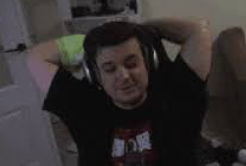
#> input picture preview/assets/tabs/src/economy-scene.png, 246 x 166 px
$ python make_economy_tab.py
#> lines starting #> are read from the running program, lines starting #| are printed output that depends on the picture
#!/usr/bin/env python3
"""
Economy tab composite: the three golden faces lifted off their black field and set over the supplied
room photograph.

The faces are the only saturated thing in their frame — the smoke behind them is grey — so the cut is
made on saturation, not brightness, and the smoke is left behind instead of being carried over as a grey
cloud. Their own dark crevices are gold-tinted, so they survive the same test and the faces stay solid.

The background is small: 246×166. It is upscaled hard and left soft on purpose rather than being
sharpened into halo artefacts — at the size the tab shows it, through a mask and at 70 % opacity, it
reads as a dim room behind the faces.

    /path/to/python tools/make_economy_tab.py
"""

from pathlib import Path

from PIL import Image, ImageChops, ImageEnhance, ImageFilter

ROOT = Path(__file__).resolve().parent.parent
TABS = ROOT / 'preview' / 'assets' / 'tabs'
SRC = TABS / 'src'
OUT = TABS / 'economy.jpg'

W, H = 1920, 1080
TARGET_W = 1150
CENTRE = (int(W * 0.52), int(H * 0.40))


def fill_holes(mask):
    """Anything the silhouette encloses is part of it — gold is not uniformly saturated: its speculars
    are near-white and its deepest shadows are dark bronze, and both would otherwise come out as holes
    with the photograph showing through the faces."""
    w, h = mask.size
    q = 4
    small = mask.resize((w // q, h // q), Image.BILINEAR).point(lambda v: 255 if v > 128 else 0)
    sw, sh = small.size
    px = small.load()
    outside = Image.new('L', (sw, sh), 0)
    opx = outside.load()
    stack = [(x, 0) for x in range(sw)] + [(x, sh - 1) for x in range(sw)]
    stack += [(0, y) for y in range(sh)] + [(sw - 1, y) for y in range(sh)]
    while stack:
        sx, sy = stack.pop()
        if sx < 0 or sy < 0 or sx >= sw or sy >= sh or px[sx, sy] == 255 or opx[sx, sy] == 255:
            continue
        opx[sx, sy] = 255
        stack += [(sx + 1, sy), (sx - 1, sy), (sx, sy + 1), (sx, sy - 1)]
    holes = ImageChops.invert(ImageChops.lighter(outside, small))
    holes = holes.filter(ImageFilter.GaussianBlur(1)).resize((w, h), Image.BILINEAR)
    return ImageChops.lighter(mask, holes)


def keyed_faces():
    img = Image.open(SRC / 'economy-faces.png').convert('RGB')
    r, g, b = img.split()
    top = ImageChops.lighter(ImageChops.lighter(r, g), b)
    low = ImageChops.darker(ImageChops.darker(r, g), b)
    sat = ImageChops.subtract(top, low)                       # 0 for the grey smoke and the black field

    # gold *or* bright: a polished face throws white speculars that carry almost no saturation at all,
    # and cutting on colour alone leaves them as holes
    gold = sat.point(lambda v: 255 if v > 22 else 0)
    bright = img.convert('L').point(lambda v: 255 if v > 68 else 0)
    mask = ImageChops.lighter(gold, bright)
    mask = mask.filter(ImageFilter.MinFilter(9)).filter(ImageFilter.MaxFilter(9))   # drop the speckles
    mask = fill_holes(mask)
    mask = mask.filter(ImageFilter.MaxFilter(7)).filter(ImageFilter.MinFilter(7))    # close the rim
    mask = mask.filter(ImageFilter.GaussianBlur(1.3))

    out = img.convert('RGBA')
    out.putalpha(mask)
    return out.crop(mask.getbbox())


def scene():
    img = Image.open(SRC / 'economy-scene.png').convert('RGB')
#> img is the input picture: PIL image 246x166 RGB; mean R, G, B 52.6, 48.1, 47.9
    # 246×166 is far from 16:9: match the width, then keep the upper part of the frame so the head sits
    # where it should rather than sliding into the middle band
    k = W / img.width
#> k = 7.8
    img = img.resize((W, int(img.height * k)), Image.LANCZOS)
#> img: PIL image 1920x1295 RGB
    top = int((img.height - H) * 0.35) if img.height > H else 0
#> top = 75
    img = img.crop((0, top, W, top + H))
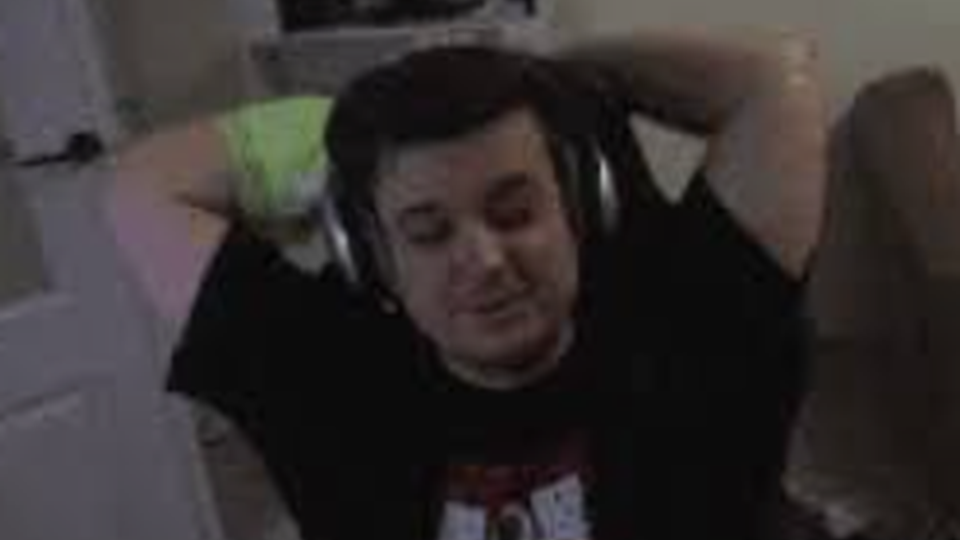
#> img: PIL image 1920x1080 RGB (shown at 1/2 size); mean R, G, B 52.1, 47.3, 47
    img = img.filter(ImageFilter.GaussianBlur(0.6))
    return ImageEnhance.Brightness(img).enhance(0.9)


def build():
    bg = scene()
    art = keyed_faces()
    k = TARGET_W / art.width
    art = art.resize((TARGET_W, int(art.height * k)), Image.LANCZOS)
    x = CENTRE[0] - art.width // 2
    y = CENTRE[1] - art.height // 2

    glow = Image.new('L', (W, H), 0)
    glow.paste(art.split()[3], (x, y))
    glow = glow.filter(ImageFilter.GaussianBlur(120)).point(lambda v: int(v * 0.40))
    gold = Image.new('RGB', (W, H), (150, 108, 40))
    bg = ImageChops.screen(bg, Image.composite(gold, Image.new('RGB', (W, H), (0, 0, 0)), glow))

    frame = bg.convert('RGBA')
    frame.alpha_composite(art, (x, y))
    return frame.convert('RGB')


def main():
    img = build()
    img.save(OUT, quality=92, optimize=True)
    print(f'{OUT} {img.size} {OUT.stat().st_size // 1024} KB')


if __name__ == '__main__':
#> (the run stopped early here; a loop or call above may not have finished)

$ run again, with preview/assets/tabs/flasks.jpg saved as preview/assets/tabs/src/economy-scene.png
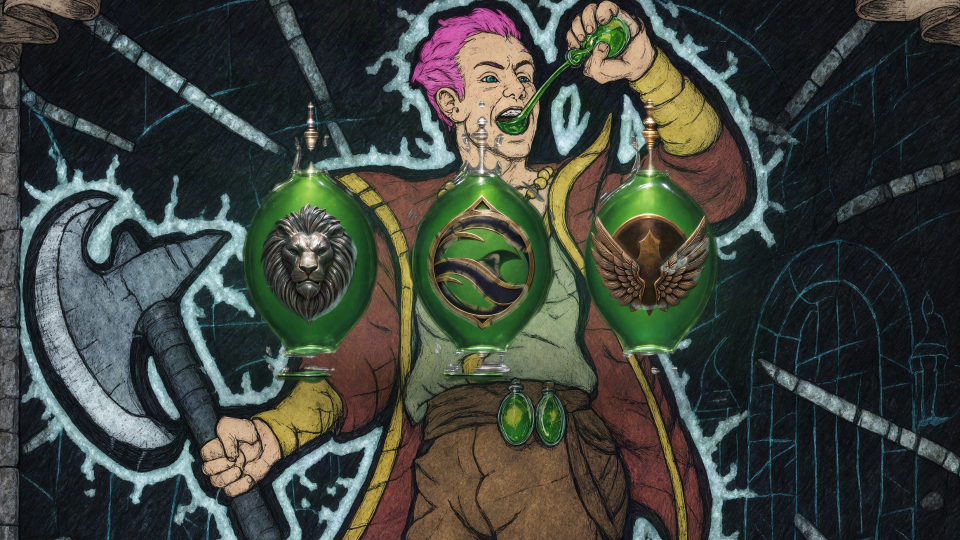
#> input picture preview/assets/tabs/flasks.jpg, 1920 x 1080 px (shown at 1/2 size)
#> in scene, img is the input picture: PIL image 1920x1080 RGB; mean R, G, B 64, 68.9, 62.4
#> in scene, `return ImageEnhance.Brightness(img).enhance(0.9)`:
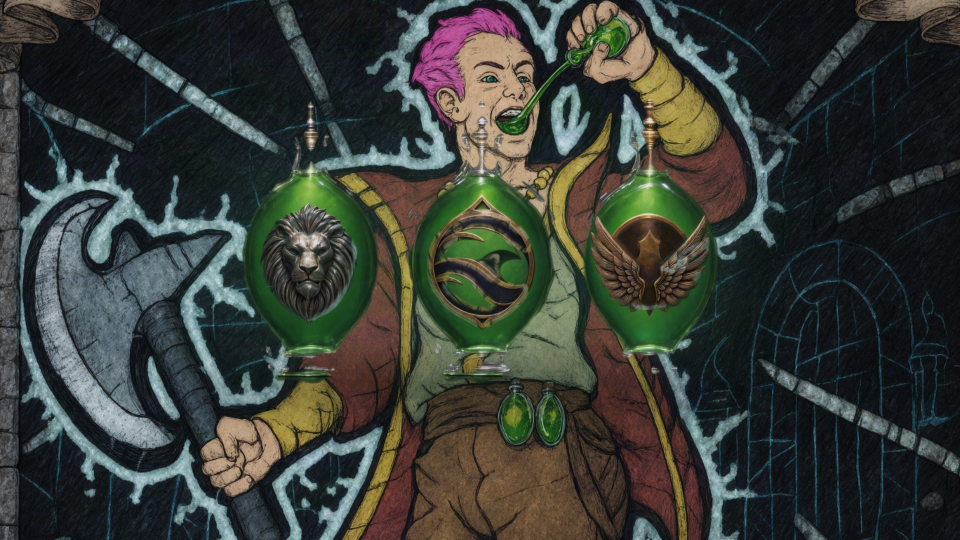
#> returned value: PIL image 1920x1080 RGB (shown at 1/2 size); mean R, G, B 57.1, 61.6, 55.7
